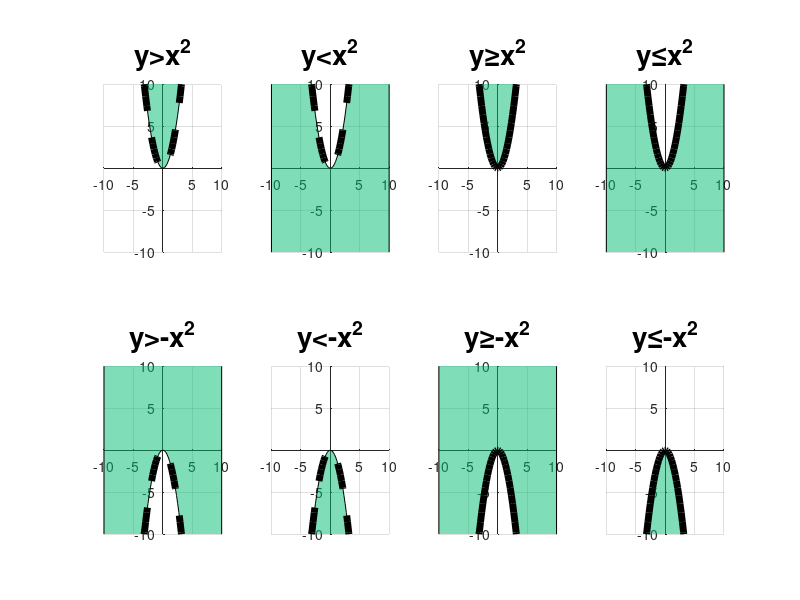

Write MATLAB code to recreate this figure.
close all; clear all; clc;
hf=figure('Position',[1,21,1366,671], ...
'Name','Basic Inequality Quadratic Example');
fs=20; fa=0.5;
fcolor=[0.000 0.741 0.447];
%%%%%%%%%%%%%%%%%%%%%%%%%%%%%%%%%%%%%%%%%%%%%%%%%
subplot(2,4,1)
x = linspace(-10,10,100);
y = x.^2;
hold on;
h2=area(x, y);
plot(x,y,'linewidth',5.0,'linestyle','--', ...
'color',[0 0 0])
hold off;
set(h2,'basevalue',100,'edgecolor',[0 0 0], ...
'facecolor',fcolor, 'facealpha',fa, ...
'hittestarea','off','linestyle','-', ...
'linewidth',0.1)
title('y>x^2','fontsize',fs, ...
'fontweight','bold')
axis([-10 10 -10 10])
set(gca,'xaxislocation','origin',...
'yaxislocation','origin');
box off; grid on;
%%%%%%%%%%%%%%%%%%%%%%%%%%%%%%%%%%%%%%%%%%%%%%%
subplot(2,4,2)
x = linspace(-10,10,100);
y = x.^2;
hold on;
h4=area(x, y);
plot(x,y,'linewidth',5.0,'linestyle','--', ...
'color',[0 0 0]);
hold off;
set(h4,'basevalue',-100,'edgecolor',[0 0 0], ...
'facecolor',fcolor, 'facealpha',fa, ...
'hittestarea','off','linestyle','-', ...
'linewidth',0.1)
title('y<x^2','fontsize',fs, ...
'fontweight','bold')
axis([-10 10 -10 10])
set(gca,'xaxislocation','origin',...
'yaxislocation','origin');
box off; grid on;
%%%%%%%%%%%%%%%%%%%%%%%%%%%%%%%%%%%%%%%%%%%%%%%%%%
subplot(2,4,3)
x = linspace(-10,10,100);
y = x.^2;
hold on;
h1=area(x, y);
plot(x,y,'linewidth',5.0,'linestyle','-', ...
'color',[0 0 0])
hold off;
set(h1,'basevalue',100,'edgecolor',[0 0 0], ...
'facecolor',fcolor, 'facealpha',fa, ...
'hittestarea','off','linestyle','-', ...
'linewidth',0.1)
title('y\geqx^2','fontsize',fs, ...
'fontweight','bold','interpreter','tex')
axis([-10 10 -10 10])
set(gca,'xaxislocation','origin',...
'yaxislocation','origin');
box off; grid on;
%%%%%%%%%%%%%%%%%%%%%%%%%%%%%%%%%%%%%%%%%%%%%%%%
subplot(2,4,4)
x = linspace(-10,10,100);
y = x.^2;
hold on;
h3=area(x, y);
plot(x,y,'linewidth',5.0,'linestyle','-', ...
'color',[0 0 0])
hold off;
set(h3,'basevalue',-100,'edgecolor',[0 0 0], ...
'facecolor',fcolor, 'facealpha',fa, ...
'hittestarea','off','linestyle','-', ...
'linewidth',0.01)
title('y\leqx^2','fontsize',fs,...
'fontweight','bold','interpreter','tex')
axis([-10 10 -10 10])
set(gca,'xaxislocation','origin',...
'yaxislocation','origin');
box off; grid on;
%%%%%%%%%%%%%%%%%%%%%%%%%%%%%%%%%%%%%%%%%%%%%%%%%
subplot(2,4,5)
x = linspace(-10,10,100);
y = -x.^2;
hold on;
h2=area(x, y);
plot(x,y,'linewidth',5.0,'linestyle','--', ...
'color',[0 0 0])
hold off;
set(h2,'basevalue',100,'edgecolor',[0 0 0], ...
'facecolor',fcolor, 'facealpha',fa, ...
'hittestarea','off','linestyle','-', ...
'linewidth',0.1)
title('y>-x^2','fontsize',fs, ...
'fontweight','bold')
axis([-10 10 -10 10])
set(gca,'xaxislocation','origin',...
'yaxislocation','origin');
box off; grid on;
%%%%%%%%%%%%%%%%%%%%%%%%%%%%%%%%%%%%%%%%%%%%%%%
subplot(2,4,6)
x = linspace(-10,10,100);
y = -x.^2;
hold on;
h4=area(x, y);
plot(x,y,'linewidth',5.0,'linestyle','--', ...
'color',[0 0 0]);
hold off;
set(h4,'basevalue',-100,'edgecolor',[0 0 0], ...
'facecolor',fcolor, 'facealpha',fa, ...
'hittestarea','off','linestyle','-', ...
'linewidth',0.1)
title('y<-x^2','fontsize',fs, ...
'fontweight','bold')
axis([-10 10 -10 10])
set(gca,'xaxislocation','origin',...
'yaxislocation','origin');
box off; grid on;
%%%%%%%%%%%%%%%%%%%%%%%%%%%%%%%%%%%%%%%%%%%%%%%%%%
subplot(2,4,7)
x = linspace(-10,10,100);
y = -x.^2;
hold on;
h1=area(x, y);
plot(x,y,'linewidth',5.0,'linestyle','-', ...
'color',[0 0 0])
hold off;
set(h1,'basevalue',100,'edgecolor',[0 0 0], ...
'facecolor',fcolor, 'facealpha',fa, ...
'hittestarea','off','linestyle','-', ...
'linewidth',0.1)
title('y\geq-x^2','fontsize',fs, ...
'fontweight','bold','interpreter','tex')
axis([-10 10 -10 10])
set(gca,'xaxislocation','origin',...
'yaxislocation','origin');
box off; grid on;
%%%%%%%%%%%%%%%%%%%%%%%%%%%%%%%%%%%%%%%%%%%%%%%%
subplot(2,4,8)
x = linspace(-10,10,100);
y = -x.^2;
hold on;
h3=area(x, y);
plot(x,y,'linewidth',5.0,'linestyle','-', ...
'color',[0 0 0])
hold off;
set(h3,'basevalue',-100,'edgecolor',[0 0 0], ...
'facecolor',fcolor, 'facealpha',fa, ...
'hittestarea','off','linestyle','-', ...
'linewidth',0.01)
title('y\leq-x^2','fontsize',fs,...
'fontweight','bold','interpreter','tex')
axis([-10 10 -10 10])
set(gca,'xaxislocation','origin',...
'yaxislocation','origin');
box off; grid on;
